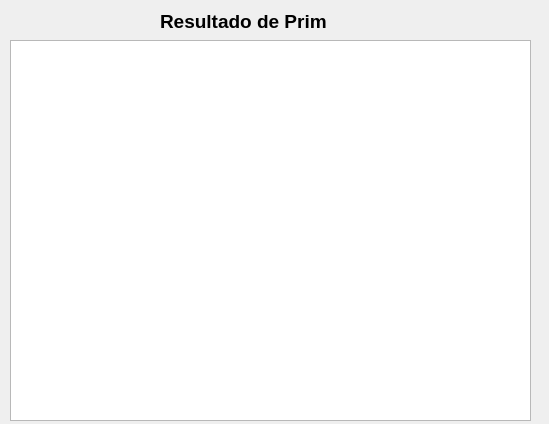
<?xml version="1.0" encoding="UTF-8"?>
<ui version="4.0">
 <class>Prim</class>
 <widget class="QDialog" name="Prim">
  <property name="geometry">
   <rect>
    <x>0</x>
    <y>0</y>
    <width>549</width>
    <height>424</height>
   </rect>
  </property>
  <property name="windowTitle">
   <string>Dialog</string>
  </property>
  <widget class="QPlainTextEdit" name="dijkstra">
   <property name="geometry">
    <rect>
     <x>10</x>
     <y>40</y>
     <width>521</width>
     <height>381</height>
    </rect>
   </property>
   <property name="readOnly">
    <bool>true</bool>
   </property>
  </widget>
  <widget class="QLabel" name="label0_2">
   <property name="geometry">
    <rect>
     <x>160</x>
     <y>10</y>
     <width>231</width>
     <height>21</height>
    </rect>
   </property>
   <property name="text">
    <string>&lt;html&gt;&lt;head/&gt;&lt;body&gt;&lt;p&gt;&lt;span style=&quot; font-size:14pt; font-weight:600;&quot;&gt;Resultado de Prim&lt;/span&gt;&lt;/p&gt;&lt;/body&gt;&lt;/html&gt;</string>
   </property>
  </widget>
 </widget>
 <resources/>
 <connections/>
</ui>
